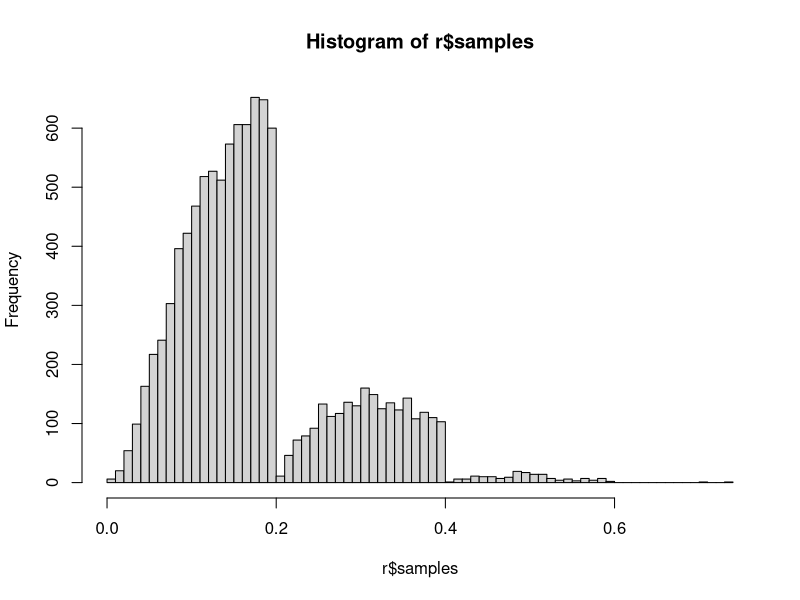

Here is the R script that generated this plot:
# a function for rejection algorithm
rej <- function(f, S, M) {
  
  # record start time
  start_time <- Sys.time()
  
  # create containers and initialize counters
  samples <- numeric(S)  # container to store samples
  rejects <- NULL  # container to track rejected values; for teaching; slow!
  s <- 1 # currently trying to take sample 1
  n_prop <- 0  # count proposals (for an acceptance-rate message)
  
  # so long as the current sample s is less 
  #   than the desired samples S.
  #   do the following:
  while (s <= S) { 
    
    # A: propose z ~ uniform(0,1)
    z <- runif(1)
    
    # B: draw u ~ uniform(0,1)
    u <- runif(1)
    
    # C: Accept or reject
    fz <- f(z) # compute once, for effeciency
    
    ## scenario 1: u <= f(z)/M  →  Accept
    if (u <= fz / M) {
      samples[s] <- z
      s <- s + 1
    } 
    
    ## scenario 2: f(z) > M  →  shouldn't happen; error
    if (fz > M) stop("Stop: Envelope M is too small.")  # find appropriate M
    
    ## scenario 3: u > f(z)/M  →  Reject
    ##   tracking these values just for teaching and learning--not needed usually
    if (u > fz / M) {
      rejects <- c(rejects, z)
    }
    
    # track total proposals so far
    n_prop <- n_prop + 1
  }
  
  # print a summary report
  message(
    paste0(
      "💪 Successfully generated ", scales::comma(S), " samples! 🎉\n\n",
      "✅ Accepted samples: ", scales::comma(S), "\n",
      "❌ Rejected samples: ", scales::comma(length(rejects)), "\n",
      "﹪ Acceptance rate: ", scales::percent(S / n_prop, accuracy = 1), "\n",
      "⏰ Total time: ", prettyunits::pretty_dt(Sys.time() - start_time)
    )
  )
  
  # return
  list(
    n_prop = n_prop,
    acc_rate = S / n_prop,
    samples = samples,
    rejects = rejects
  )
}


# unnormalized prior
prior_saw <- function(p, n_teeth = 5) {
  ((n_teeth*p) %% 1)
}

# likelihood (10 tosses; 1 success )
lik <- function(p) {
  p^1 * (1-p)^9
}

# unnormalized posterior
unnormalized_posterior <- function(p) {
  lik(p)*prior_saw(p)
}

# rejection algorithm
r <- rej(unnormalized_posterior, S = 10000, M = 0.03)

# posterior mean
mean(r$samples)

# 90% credible interval
quantile(r$samples, probs = c(0.05, 0.95))

# histogram
hist(r$samples, breaks = 100)
